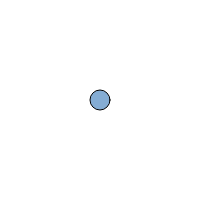
Frame 1 (no input)
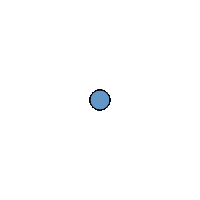
Frame 60 (no input)
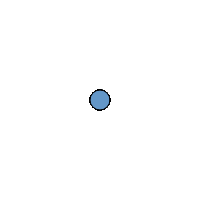
Frame 120 (the mouse pressed at the canvas centre since frame 60)

The p5.js sketch that drew these frames (run headless with seeded random() and noise() and a simulated clock; from frame 60 on, the mouse is pressed at the canvas centre):

// p5.js sketch
// ── sketch.js
// declare and initialize variables
var r = 100;
var g = 150;
var b = 200;
var a = 200;

var diam = 20;
var x = 100;
var y = 100;

function setup() {
	createCanvas(200, 200);
	background(255);
	smooth();
}

function draw() {
	//use the vars to draw an ellipse
	stroke(0);
	fill(r, g, b, a);
	ellipse(x, y, diam, diam);

}
